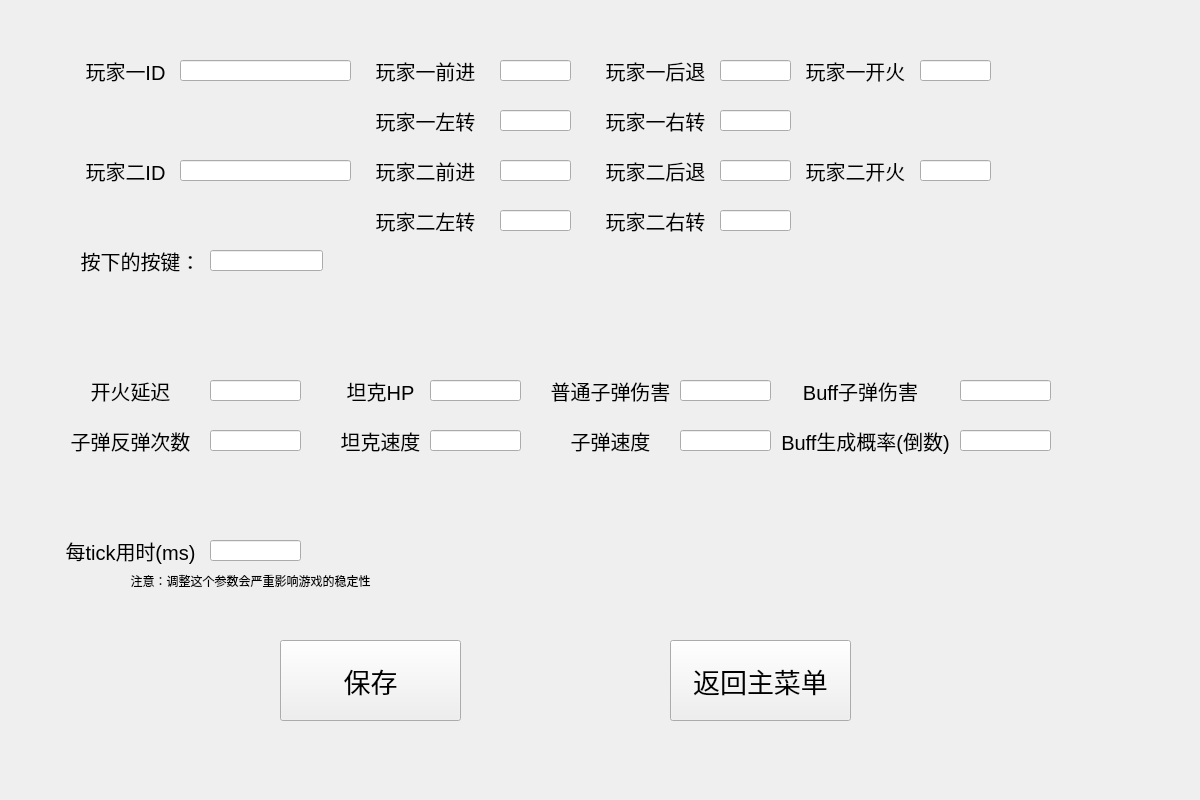
<?xml version="1.0" encoding="UTF-8"?>
<ui version="4.0">
 <class>SettingsPageClass</class>
 <widget class="QWidget" name="SettingsPageClass">
  <property name="geometry">
   <rect>
    <x>0</x>
    <y>0</y>
    <width>1200</width>
    <height>800</height>
   </rect>
  </property>
  <property name="windowTitle">
   <string>SettingsPage</string>
  </property>
  <widget class="QPushButton" name="pushButtonSave">
   <property name="geometry">
    <rect>
     <x>280</x>
     <y>640</y>
     <width>181</width>
     <height>81</height>
    </rect>
   </property>
   <property name="font">
    <font>
     <pointsize>20</pointsize>
    </font>
   </property>
   <property name="text">
    <string>保存</string>
   </property>
  </widget>
  <widget class="QPushButton" name="pushButtonReturn">
   <property name="geometry">
    <rect>
     <x>670</x>
     <y>640</y>
     <width>181</width>
     <height>81</height>
    </rect>
   </property>
   <property name="font">
    <font>
     <pointsize>20</pointsize>
    </font>
   </property>
   <property name="text">
    <string>返回主菜单</string>
   </property>
  </widget>
  <widget class="QLabel" name="label">
   <property name="geometry">
    <rect>
     <x>60</x>
     <y>50</y>
     <width>131</width>
     <height>41</height>
    </rect>
   </property>
   <property name="font">
    <font>
     <pointsize>15</pointsize>
    </font>
   </property>
   <property name="text">
    <string>玩家一ID</string>
   </property>
   <property name="alignment">
    <set>Qt::AlignCenter</set>
   </property>
  </widget>
  <widget class="QLabel" name="label_2">
   <property name="geometry">
    <rect>
     <x>60</x>
     <y>150</y>
     <width>131</width>
     <height>41</height>
    </rect>
   </property>
   <property name="font">
    <font>
     <pointsize>15</pointsize>
    </font>
   </property>
   <property name="text">
    <string>玩家二ID</string>
   </property>
   <property name="alignment">
    <set>Qt::AlignCenter</set>
   </property>
  </widget>
  <widget class="QLabel" name="label_4">
   <property name="geometry">
    <rect>
     <x>360</x>
     <y>50</y>
     <width>131</width>
     <height>41</height>
    </rect>
   </property>
   <property name="font">
    <font>
     <pointsize>15</pointsize>
    </font>
   </property>
   <property name="text">
    <string>玩家一前进</string>
   </property>
   <property name="alignment">
    <set>Qt::AlignCenter</set>
   </property>
  </widget>
  <widget class="QLabel" name="label_5">
   <property name="geometry">
    <rect>
     <x>590</x>
     <y>50</y>
     <width>131</width>
     <height>41</height>
    </rect>
   </property>
   <property name="font">
    <font>
     <pointsize>15</pointsize>
    </font>
   </property>
   <property name="text">
    <string>玩家一后退</string>
   </property>
   <property name="alignment">
    <set>Qt::AlignCenter</set>
   </property>
  </widget>
  <widget class="QLabel" name="label_6">
   <property name="geometry">
    <rect>
     <x>790</x>
     <y>50</y>
     <width>131</width>
     <height>41</height>
    </rect>
   </property>
   <property name="font">
    <font>
     <pointsize>15</pointsize>
    </font>
   </property>
   <property name="text">
    <string>玩家一开火</string>
   </property>
   <property name="alignment">
    <set>Qt::AlignCenter</set>
   </property>
  </widget>
  <widget class="QLabel" name="label_7">
   <property name="geometry">
    <rect>
     <x>790</x>
     <y>150</y>
     <width>131</width>
     <height>41</height>
    </rect>
   </property>
   <property name="font">
    <font>
     <pointsize>15</pointsize>
    </font>
   </property>
   <property name="text">
    <string>玩家二开火</string>
   </property>
   <property name="alignment">
    <set>Qt::AlignCenter</set>
   </property>
  </widget>
  <widget class="QLabel" name="label_8">
   <property name="geometry">
    <rect>
     <x>590</x>
     <y>150</y>
     <width>131</width>
     <height>41</height>
    </rect>
   </property>
   <property name="font">
    <font>
     <pointsize>15</pointsize>
    </font>
   </property>
   <property name="text">
    <string>玩家二后退</string>
   </property>
   <property name="alignment">
    <set>Qt::AlignCenter</set>
   </property>
  </widget>
  <widget class="QLabel" name="label_9">
   <property name="geometry">
    <rect>
     <x>360</x>
     <y>150</y>
     <width>131</width>
     <height>41</height>
    </rect>
   </property>
   <property name="font">
    <font>
     <pointsize>15</pointsize>
    </font>
   </property>
   <property name="text">
    <string>玩家二前进</string>
   </property>
   <property name="alignment">
    <set>Qt::AlignCenter</set>
   </property>
  </widget>
  <widget class="QLineEdit" name="lineEditPlayerA">
   <property name="geometry">
    <rect>
     <x>180</x>
     <y>60</y>
     <width>171</width>
     <height>21</height>
    </rect>
   </property>
  </widget>
  <widget class="QLineEdit" name="lineEditPlayerB">
   <property name="geometry">
    <rect>
     <x>180</x>
     <y>160</y>
     <width>171</width>
     <height>21</height>
    </rect>
   </property>
  </widget>
  <widget class="QLabel" name="label_10">
   <property name="geometry">
    <rect>
     <x>360</x>
     <y>100</y>
     <width>131</width>
     <height>41</height>
    </rect>
   </property>
   <property name="font">
    <font>
     <pointsize>15</pointsize>
    </font>
   </property>
   <property name="text">
    <string>玩家一左转</string>
   </property>
   <property name="alignment">
    <set>Qt::AlignCenter</set>
   </property>
  </widget>
  <widget class="QLabel" name="label_11">
   <property name="geometry">
    <rect>
     <x>590</x>
     <y>100</y>
     <width>131</width>
     <height>41</height>
    </rect>
   </property>
   <property name="font">
    <font>
     <pointsize>15</pointsize>
    </font>
   </property>
   <property name="text">
    <string>玩家一右转</string>
   </property>
   <property name="alignment">
    <set>Qt::AlignCenter</set>
   </property>
  </widget>
  <widget class="QLabel" name="label_12">
   <property name="geometry">
    <rect>
     <x>590</x>
     <y>200</y>
     <width>131</width>
     <height>41</height>
    </rect>
   </property>
   <property name="font">
    <font>
     <pointsize>15</pointsize>
    </font>
   </property>
   <property name="text">
    <string>玩家二右转</string>
   </property>
   <property name="alignment">
    <set>Qt::AlignCenter</set>
   </property>
  </widget>
  <widget class="QLabel" name="label_13">
   <property name="geometry">
    <rect>
     <x>360</x>
     <y>200</y>
     <width>131</width>
     <height>41</height>
    </rect>
   </property>
   <property name="font">
    <font>
     <pointsize>15</pointsize>
    </font>
   </property>
   <property name="text">
    <string>玩家二左转</string>
   </property>
   <property name="alignment">
    <set>Qt::AlignCenter</set>
   </property>
  </widget>
  <widget class="QLineEdit" name="lineEditP1w">
   <property name="geometry">
    <rect>
     <x>500</x>
     <y>60</y>
     <width>71</width>
     <height>21</height>
    </rect>
   </property>
  </widget>
  <widget class="QLineEdit" name="lineEditP1a">
   <property name="geometry">
    <rect>
     <x>500</x>
     <y>110</y>
     <width>71</width>
     <height>21</height>
    </rect>
   </property>
  </widget>
  <widget class="QLineEdit" name="lineEditP1d">
   <property name="geometry">
    <rect>
     <x>720</x>
     <y>110</y>
     <width>71</width>
     <height>21</height>
    </rect>
   </property>
  </widget>
  <widget class="QLineEdit" name="lineEditP1s">
   <property name="geometry">
    <rect>
     <x>720</x>
     <y>60</y>
     <width>71</width>
     <height>21</height>
    </rect>
   </property>
  </widget>
  <widget class="QLineEdit" name="lineEditP1q">
   <property name="geometry">
    <rect>
     <x>920</x>
     <y>60</y>
     <width>71</width>
     <height>21</height>
    </rect>
   </property>
  </widget>
  <widget class="QLineEdit" name="lineEditP2w">
   <property name="geometry">
    <rect>
     <x>500</x>
     <y>160</y>
     <width>71</width>
     <height>21</height>
    </rect>
   </property>
  </widget>
  <widget class="QLineEdit" name="lineEditP2s">
   <property name="geometry">
    <rect>
     <x>720</x>
     <y>160</y>
     <width>71</width>
     <height>21</height>
    </rect>
   </property>
  </widget>
  <widget class="QLineEdit" name="lineEditP2d">
   <property name="geometry">
    <rect>
     <x>720</x>
     <y>210</y>
     <width>71</width>
     <height>21</height>
    </rect>
   </property>
  </widget>
  <widget class="QLineEdit" name="lineEditP2q">
   <property name="geometry">
    <rect>
     <x>920</x>
     <y>160</y>
     <width>71</width>
     <height>21</height>
    </rect>
   </property>
  </widget>
  <widget class="QLineEdit" name="lineEditP2a">
   <property name="geometry">
    <rect>
     <x>500</x>
     <y>210</y>
     <width>71</width>
     <height>21</height>
    </rect>
   </property>
  </widget>
  <widget class="QLineEdit" name="lineEditPressed">
   <property name="geometry">
    <rect>
     <x>210</x>
     <y>250</y>
     <width>113</width>
     <height>21</height>
    </rect>
   </property>
   <property name="readOnly">
    <bool>true</bool>
   </property>
  </widget>
  <widget class="QLabel" name="label_3">
   <property name="geometry">
    <rect>
     <x>30</x>
     <y>240</y>
     <width>221</width>
     <height>41</height>
    </rect>
   </property>
   <property name="font">
    <font>
     <pointsize>15</pointsize>
    </font>
   </property>
   <property name="text">
    <string>按下的按键：</string>
   </property>
   <property name="alignment">
    <set>Qt::AlignCenter</set>
   </property>
  </widget>
  <widget class="QLabel" name="label_14">
   <property name="geometry">
    <rect>
     <x>60</x>
     <y>370</y>
     <width>141</width>
     <height>41</height>
    </rect>
   </property>
   <property name="font">
    <font>
     <pointsize>15</pointsize>
    </font>
   </property>
   <property name="text">
    <string>开火延迟</string>
   </property>
   <property name="alignment">
    <set>Qt::AlignCenter</set>
   </property>
  </widget>
  <widget class="QLineEdit" name="lineEditTankCD">
   <property name="geometry">
    <rect>
     <x>210</x>
     <y>380</y>
     <width>91</width>
     <height>21</height>
    </rect>
   </property>
  </widget>
  <widget class="QLabel" name="label_15">
   <property name="geometry">
    <rect>
     <x>310</x>
     <y>370</y>
     <width>141</width>
     <height>41</height>
    </rect>
   </property>
   <property name="font">
    <font>
     <pointsize>15</pointsize>
    </font>
   </property>
   <property name="text">
    <string>坦克HP</string>
   </property>
   <property name="alignment">
    <set>Qt::AlignCenter</set>
   </property>
  </widget>
  <widget class="QLineEdit" name="lineEditTankHP">
   <property name="geometry">
    <rect>
     <x>430</x>
     <y>380</y>
     <width>91</width>
     <height>21</height>
    </rect>
   </property>
  </widget>
  <widget class="QLabel" name="label_16">
   <property name="geometry">
    <rect>
     <x>540</x>
     <y>370</y>
     <width>141</width>
     <height>41</height>
    </rect>
   </property>
   <property name="font">
    <font>
     <pointsize>15</pointsize>
    </font>
   </property>
   <property name="text">
    <string>普通子弹伤害</string>
   </property>
   <property name="alignment">
    <set>Qt::AlignCenter</set>
   </property>
  </widget>
  <widget class="QLineEdit" name="lineEditNormalDamage">
   <property name="geometry">
    <rect>
     <x>680</x>
     <y>380</y>
     <width>91</width>
     <height>21</height>
    </rect>
   </property>
  </widget>
  <widget class="QLabel" name="label_17">
   <property name="geometry">
    <rect>
     <x>790</x>
     <y>370</y>
     <width>141</width>
     <height>41</height>
    </rect>
   </property>
   <property name="font">
    <font>
     <pointsize>15</pointsize>
    </font>
   </property>
   <property name="text">
    <string>Buff子弹伤害</string>
   </property>
   <property name="alignment">
    <set>Qt::AlignCenter</set>
   </property>
  </widget>
  <widget class="QLineEdit" name="lineEditBuffDamage">
   <property name="geometry">
    <rect>
     <x>960</x>
     <y>380</y>
     <width>91</width>
     <height>21</height>
    </rect>
   </property>
  </widget>
  <widget class="QLabel" name="label_18">
   <property name="geometry">
    <rect>
     <x>770</x>
     <y>420</y>
     <width>191</width>
     <height>41</height>
    </rect>
   </property>
   <property name="font">
    <font>
     <pointsize>15</pointsize>
    </font>
   </property>
   <property name="text">
    <string>Buff生成概率(倒数)</string>
   </property>
   <property name="alignment">
    <set>Qt::AlignCenter</set>
   </property>
  </widget>
  <widget class="QLineEdit" name="lineEditSpawnRate">
   <property name="geometry">
    <rect>
     <x>960</x>
     <y>430</y>
     <width>91</width>
     <height>21</height>
    </rect>
   </property>
  </widget>
  <widget class="QLineEdit" name="lineEditTankSpeed">
   <property name="geometry">
    <rect>
     <x>430</x>
     <y>430</y>
     <width>91</width>
     <height>21</height>
    </rect>
   </property>
  </widget>
  <widget class="QLabel" name="label_19">
   <property name="geometry">
    <rect>
     <x>310</x>
     <y>420</y>
     <width>141</width>
     <height>41</height>
    </rect>
   </property>
   <property name="font">
    <font>
     <pointsize>15</pointsize>
    </font>
   </property>
   <property name="text">
    <string>坦克速度</string>
   </property>
   <property name="alignment">
    <set>Qt::AlignCenter</set>
   </property>
  </widget>
  <widget class="QLabel" name="label_20">
   <property name="geometry">
    <rect>
     <x>540</x>
     <y>420</y>
     <width>141</width>
     <height>41</height>
    </rect>
   </property>
   <property name="font">
    <font>
     <pointsize>15</pointsize>
    </font>
   </property>
   <property name="text">
    <string>子弹速度</string>
   </property>
   <property name="alignment">
    <set>Qt::AlignCenter</set>
   </property>
  </widget>
  <widget class="QLineEdit" name="lineEditBulletSpeed">
   <property name="geometry">
    <rect>
     <x>680</x>
     <y>430</y>
     <width>91</width>
     <height>21</height>
    </rect>
   </property>
  </widget>
  <widget class="QLabel" name="label_21">
   <property name="geometry">
    <rect>
     <x>60</x>
     <y>420</y>
     <width>141</width>
     <height>41</height>
    </rect>
   </property>
   <property name="font">
    <font>
     <pointsize>15</pointsize>
    </font>
   </property>
   <property name="text">
    <string>子弹反弹次数</string>
   </property>
   <property name="alignment">
    <set>Qt::AlignCenter</set>
   </property>
  </widget>
  <widget class="QLineEdit" name="lineEditBulletHP">
   <property name="geometry">
    <rect>
     <x>210</x>
     <y>430</y>
     <width>91</width>
     <height>21</height>
    </rect>
   </property>
  </widget>
  <widget class="QLabel" name="label_22">
   <property name="geometry">
    <rect>
     <x>60</x>
     <y>530</y>
     <width>141</width>
     <height>41</height>
    </rect>
   </property>
   <property name="font">
    <font>
     <pointsize>15</pointsize>
    </font>
   </property>
   <property name="text">
    <string>每tick用时(ms)</string>
   </property>
   <property name="alignment">
    <set>Qt::AlignCenter</set>
   </property>
  </widget>
  <widget class="QLineEdit" name="lineEditTickTime">
   <property name="geometry">
    <rect>
     <x>210</x>
     <y>540</y>
     <width>91</width>
     <height>21</height>
    </rect>
   </property>
  </widget>
  <widget class="QLabel" name="label_23">
   <property name="geometry">
    <rect>
     <x>120</x>
     <y>570</y>
     <width>261</width>
     <height>21</height>
    </rect>
   </property>
   <property name="font">
    <font>
     <pointsize>9</pointsize>
    </font>
   </property>
   <property name="text">
    <string>注意：调整这个参数会严重影响游戏的稳定性</string>
   </property>
   <property name="alignment">
    <set>Qt::AlignCenter</set>
   </property>
  </widget>
 </widget>
 <layoutdefault spacing="6" margin="11"/>
 <resources/>
 <connections/>
</ui>
